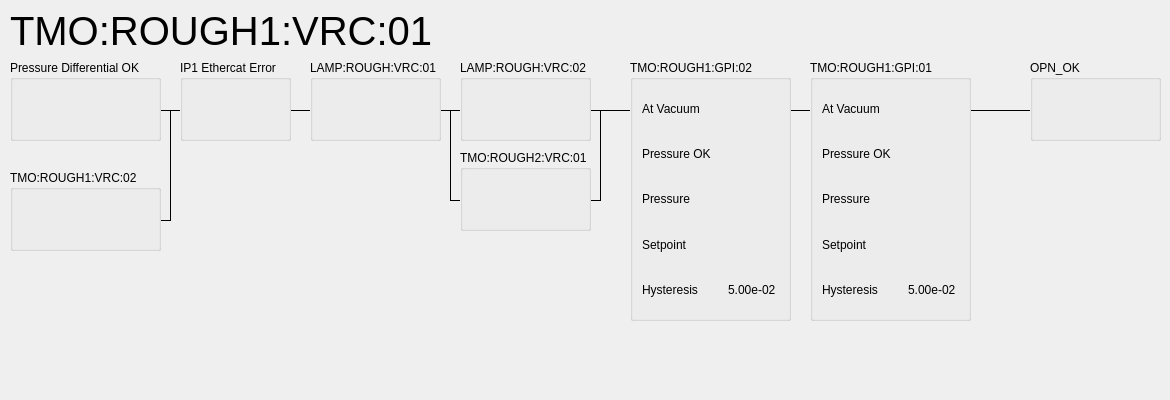
<?xml version="1.0" encoding="UTF-8"?>
<ui version="4.0">
 <class>Form</class>
 <widget class="QWidget" name="Form">
  <property name="geometry">
   <rect>
    <x>0</x>
    <y>0</y>
    <width>1170</width>
    <height>400</height>
   </rect>
  </property>
  <property name="windowTitle">
   <string>ROUGH:VRC:01 External Interlock</string>
  </property>
  <layout class="QVBoxLayout" name="verticalLayout">
   <property name="leftMargin">
    <number>0</number>
   </property>
   <property name="topMargin">
    <number>0</number>
   </property>
   <property name="rightMargin">
    <number>0</number>
   </property>
   <property name="bottomMargin">
    <number>0</number>
   </property>
   <item>
    <widget class="QScrollArea" name="scrollArea">
     <property name="frameShape">
      <enum>QFrame::NoFrame</enum>
     </property>
     <property name="sizeAdjustPolicy">
      <enum>QAbstractScrollArea::AdjustToContents</enum>
     </property>
     <property name="widgetResizable">
      <bool>false</bool>
     </property>
     <property name="alignment">
      <set>Qt::AlignLeading|Qt::AlignLeft|Qt::AlignTop</set>
     </property>
     <widget class="QWidget" name="scrollAreaWidgetContents">
      <property name="geometry">
       <rect>
        <x>0</x>
        <y>0</y>
        <width>1170</width>
        <height>400</height>
       </rect>
      </property>
      <property name="sizePolicy">
       <sizepolicy hsizetype="Expanding" vsizetype="Expanding">
        <horstretch>0</horstretch>
        <verstretch>0</verstretch>
       </sizepolicy>
      </property>
      <widget class="PyDMEmbeddedDisplay" name="PyDMEmbeddedDisplay">
       <property name="geometry">
        <rect>
         <x>10</x>
         <y>270</y>
         <width>541</width>
         <height>121</height>
        </rect>
       </property>
       <property name="toolTip">
        <string/>
       </property>
       <property name="lineWidth">
        <number>0</number>
       </property>
       <property name="filename" stdset="0">
        <string>/cds/group/pcds/epics-dev/screens/pydm/tmo_screens/vac_screens/interlock_screens/dif_pressure_ok.ui</string>
       </property>
      </widget>
      <widget class="QGroupBox" name="groupBox_2">
       <property name="geometry">
        <rect>
         <x>10</x>
         <y>170</y>
         <width>151</width>
         <height>81</height>
        </rect>
       </property>
       <property name="autoFillBackground">
        <bool>true</bool>
       </property>
       <property name="title">
        <string>TMO:ROUGH1:VRC:02</string>
       </property>
       <layout class="QVBoxLayout" name="verticalLayout_2">
        <item>
         <widget class="PyDMByteIndicator" name="PyDMByteIndicator_2">
          <property name="toolTip">
           <string/>
          </property>
          <property name="channel" stdset="0">
           <string>ca://TMO:ROUGH1:VRC:02:CLS_DI_RBV</string>
          </property>
          <property name="circles" stdset="0">
           <bool>true</bool>
          </property>
          <property name="labels" stdset="0">
           <stringlist>
            <string>CLS_DI</string>
           </stringlist>
          </property>
         </widget>
        </item>
       </layout>
      </widget>
      <widget class="QGroupBox" name="groupBox_5">
       <property name="geometry">
        <rect>
         <x>310</x>
         <y>60</y>
         <width>131</width>
         <height>81</height>
        </rect>
       </property>
       <property name="autoFillBackground">
        <bool>true</bool>
       </property>
       <property name="title">
        <string>LAMP:ROUGH:VRC:01</string>
       </property>
       <layout class="QVBoxLayout" name="verticalLayout_5">
        <item>
         <widget class="PyDMByteIndicator" name="PyDMByteIndicator_5">
          <property name="toolTip">
           <string/>
          </property>
          <property name="channel" stdset="0">
           <string>ca://LAMP:ROUGH:VRC:01:OPN_DI_RBV</string>
          </property>
          <property name="circles" stdset="0">
           <bool>true</bool>
          </property>
          <property name="labels" stdset="0">
           <stringlist>
            <string>OPN_DI</string>
           </stringlist>
          </property>
         </widget>
        </item>
       </layout>
      </widget>
      <widget class="Line" name="line_5">
       <property name="geometry">
        <rect>
         <x>160</x>
         <y>110</y>
         <width>20</width>
         <height>111</height>
        </rect>
       </property>
       <property name="frameShadow">
        <enum>QFrame::Plain</enum>
       </property>
       <property name="orientation">
        <enum>Qt::Vertical</enum>
       </property>
      </widget>
      <widget class="Line" name="line_9">
       <property name="geometry">
        <rect>
         <x>590</x>
         <y>110</y>
         <width>20</width>
         <height>91</height>
        </rect>
       </property>
       <property name="frameShadow">
        <enum>QFrame::Plain</enum>
       </property>
       <property name="orientation">
        <enum>Qt::Vertical</enum>
       </property>
      </widget>
      <widget class="QGroupBox" name="groupBox_7">
       <property name="geometry">
        <rect>
         <x>460</x>
         <y>150</y>
         <width>131</width>
         <height>81</height>
        </rect>
       </property>
       <property name="autoFillBackground">
        <bool>true</bool>
       </property>
       <property name="title">
        <string>TMO:ROUGH2:VRC:01</string>
       </property>
       <layout class="QVBoxLayout" name="verticalLayout_7">
        <item>
         <widget class="PyDMByteIndicator" name="PyDMByteIndicator_7">
          <property name="toolTip">
           <string/>
          </property>
          <property name="channel" stdset="0">
           <string>ca://TMO:ROUGH2:VRC:01:OPN_DI_RBV</string>
          </property>
          <property name="circles" stdset="0">
           <bool>true</bool>
          </property>
          <property name="labels" stdset="0">
           <stringlist>
            <string>OPN_DI</string>
           </stringlist>
          </property>
         </widget>
        </item>
       </layout>
      </widget>
      <widget class="QGroupBox" name="groupBox_6">
       <property name="geometry">
        <rect>
         <x>180</x>
         <y>60</y>
         <width>111</width>
         <height>81</height>
        </rect>
       </property>
       <property name="autoFillBackground">
        <bool>true</bool>
       </property>
       <property name="title">
        <string>IP1 Ethercat Error</string>
       </property>
       <layout class="QVBoxLayout" name="verticalLayout_6">
        <item>
         <widget class="PyDMByteIndicator" name="PyDMByteIndicator_6">
          <property name="toolTip">
           <string/>
          </property>
          <property name="channel" stdset="0">
           <string>ca://TMO:IP1:ENDSTATION:ETHERCAT_ERROR_RBV</string>
          </property>
          <property name="onColor" stdset="0">
           <color>
            <red>100</red>
            <green>100</green>
            <blue>100</blue>
           </color>
          </property>
          <property name="offColor" stdset="0">
           <color>
            <red>0</red>
            <green>255</green>
            <blue>0</blue>
           </color>
          </property>
          <property name="showLabels" stdset="0">
           <bool>false</bool>
          </property>
          <property name="circles" stdset="0">
           <bool>true</bool>
          </property>
          <property name="labels" stdset="0">
           <stringlist>
            <string>OK</string>
           </stringlist>
          </property>
         </widget>
        </item>
       </layout>
      </widget>
      <widget class="Line" name="line_7">
       <property name="geometry">
        <rect>
         <x>440</x>
         <y>110</y>
         <width>21</width>
         <height>91</height>
        </rect>
       </property>
       <property name="frameShadow">
        <enum>QFrame::Plain</enum>
       </property>
       <property name="orientation">
        <enum>Qt::Vertical</enum>
       </property>
      </widget>
      <widget class="QGroupBox" name="groupBox_8">
       <property name="geometry">
        <rect>
         <x>460</x>
         <y>60</y>
         <width>131</width>
         <height>81</height>
        </rect>
       </property>
       <property name="autoFillBackground">
        <bool>true</bool>
       </property>
       <property name="title">
        <string>LAMP:ROUGH:VRC:02</string>
       </property>
       <layout class="QVBoxLayout" name="verticalLayout_8">
        <item>
         <widget class="PyDMByteIndicator" name="PyDMByteIndicator_8">
          <property name="toolTip">
           <string/>
          </property>
          <property name="channel" stdset="0">
           <string>ca://LAMP:ROUGH:VRC:02:OPN_DI_RBV</string>
          </property>
          <property name="circles" stdset="0">
           <bool>true</bool>
          </property>
          <property name="labels" stdset="0">
           <stringlist>
            <string>OPN_DI</string>
           </stringlist>
          </property>
         </widget>
        </item>
       </layout>
      </widget>
      <widget class="Line" name="line_8">
       <property name="geometry">
        <rect>
         <x>450</x>
         <y>190</y>
         <width>151</width>
         <height>21</height>
        </rect>
       </property>
       <property name="frameShadow">
        <enum>QFrame::Plain</enum>
       </property>
       <property name="orientation">
        <enum>Qt::Horizontal</enum>
       </property>
      </widget>
      <widget class="Line" name="line_3">
       <property name="geometry">
        <rect>
         <x>30</x>
         <y>100</y>
         <width>1101</width>
         <height>20</height>
        </rect>
       </property>
       <property name="font">
        <font>
         <pointsize>9</pointsize>
         <weight>50</weight>
         <bold>false</bold>
        </font>
       </property>
       <property name="frameShadow">
        <enum>QFrame::Plain</enum>
       </property>
       <property name="lineWidth">
        <number>1</number>
       </property>
       <property name="orientation">
        <enum>Qt::Horizontal</enum>
       </property>
      </widget>
      <widget class="Line" name="line_4">
       <property name="geometry">
        <rect>
         <x>80</x>
         <y>210</y>
         <width>91</width>
         <height>20</height>
        </rect>
       </property>
       <property name="font">
        <font>
         <pointsize>9</pointsize>
         <weight>50</weight>
         <bold>false</bold>
        </font>
       </property>
       <property name="frameShadow">
        <enum>QFrame::Plain</enum>
       </property>
       <property name="lineWidth">
        <number>1</number>
       </property>
       <property name="orientation">
        <enum>Qt::Horizontal</enum>
       </property>
      </widget>
      <widget class="QLabel" name="label">
       <property name="geometry">
        <rect>
         <x>10</x>
         <y>10</y>
         <width>1111</width>
         <height>41</height>
        </rect>
       </property>
       <property name="font">
        <font>
         <pointsize>30</pointsize>
        </font>
       </property>
       <property name="text">
        <string>TMO:ROUGH1:VRC:01</string>
       </property>
       <property name="alignment">
        <set>Qt::AlignLeading|Qt::AlignLeft|Qt::AlignVCenter</set>
       </property>
      </widget>
      <widget class="QGroupBox" name="groupBox">
       <property name="geometry">
        <rect>
         <x>10</x>
         <y>60</y>
         <width>151</width>
         <height>81</height>
        </rect>
       </property>
       <property name="autoFillBackground">
        <bool>true</bool>
       </property>
       <property name="title">
        <string>Pressure Differential OK</string>
       </property>
       <layout class="QVBoxLayout" name="verticalLayout_3">
        <item>
         <widget class="PyDMByteIndicator" name="PyDMByteIndicator">
          <property name="toolTip">
           <string/>
          </property>
          <property name="channel" stdset="0">
           <string>calc://DifPressureOk?gpi_02_press=ca://TMO:ROUGH1:GPI:02:PRESS_RBV&amp;gpi_03_press=ca://TMO:ROUGH1:GPI:03:PRESS_RBV&amp;gpi_02_press_ok=ca://TMO:ROUGH1:GPI:02:PRESS_OK_RBV&amp;gpi_03_press_ok=ca://TMO:ROUGH1:GPI:03:PRESS_OK_RBV&amp;expr=(abs(gpi_02_press - gpi_03_press) &lt;= 0.1) and (gpi_02_press_ok and gpi_03_press_ok)</string>
          </property>
          <property name="showLabels" stdset="0">
           <bool>false</bool>
          </property>
          <property name="circles" stdset="0">
           <bool>true</bool>
          </property>
         </widget>
        </item>
       </layout>
      </widget>
      <widget class="QGroupBox" name="groupBox_9">
       <property name="geometry">
        <rect>
         <x>1030</x>
         <y>60</y>
         <width>131</width>
         <height>81</height>
        </rect>
       </property>
       <property name="autoFillBackground">
        <bool>true</bool>
       </property>
       <property name="title">
        <string>OPN_OK</string>
       </property>
       <layout class="QVBoxLayout" name="verticalLayout_9">
        <item>
         <widget class="PyDMByteIndicator" name="PyDMByteIndicator_9">
          <property name="toolTip">
           <string/>
          </property>
          <property name="channel" stdset="0">
           <string>ca://TMO:ROUGH1:VRC:01:OPN_OK_RBV</string>
          </property>
          <property name="showLabels" stdset="0">
           <bool>false</bool>
          </property>
          <property name="circles" stdset="0">
           <bool>true</bool>
          </property>
          <property name="labels" stdset="0">
           <stringlist>
            <string>OPN_DI</string>
           </stringlist>
          </property>
         </widget>
        </item>
       </layout>
      </widget>
      <widget class="QGroupBox" name="groupBox_3">
       <property name="geometry">
        <rect>
         <x>630</x>
         <y>60</y>
         <width>161</width>
         <height>261</height>
        </rect>
       </property>
       <property name="autoFillBackground">
        <bool>true</bool>
       </property>
       <property name="title">
        <string>TMO:ROUGH1:GPI:02</string>
       </property>
       <layout class="QVBoxLayout" name="verticalLayout_4">
        <item>
         <layout class="QGridLayout" name="gridLayout">
          <item row="2" column="0">
           <widget class="QLabel" name="label_3">
            <property name="text">
             <string>Pressure</string>
            </property>
           </widget>
          </item>
          <item row="4" column="0">
           <widget class="QLabel" name="label_7">
            <property name="text">
             <string>Hysteresis</string>
            </property>
           </widget>
          </item>
          <item row="4" column="1">
           <widget class="PyDMLabel" name="PyDMLabel_3">
            <property name="toolTip">
             <string/>
            </property>
            <property name="text">
             <string>5.00e-02</string>
            </property>
            <property name="channel" stdset="0">
             <string>ca://TMO:ROUGH1:VRC:01:AT_VAC_HYS_RBV</string>
            </property>
            <property name="displayFormat" stdset="0">
             <enum>PyDMLabel::Exponential</enum>
            </property>
           </widget>
          </item>
          <item row="3" column="0">
           <widget class="QLabel" name="label_4">
            <property name="text">
             <string>Setpoint</string>
            </property>
           </widget>
          </item>
          <item row="3" column="1">
           <widget class="PyDMLabel" name="PyDMLabel_2">
            <property name="toolTip">
             <string/>
            </property>
            <property name="channel" stdset="0">
             <string>ca://TMO:ROUGH1:VRC:01:AT_VAC_SP_RBV</string>
            </property>
            <property name="displayFormat" stdset="0">
             <enum>PyDMLabel::Exponential</enum>
            </property>
           </widget>
          </item>
          <item row="1" column="1">
           <widget class="PyDMByteIndicator" name="PyDMByteIndicator_3">
            <property name="maximumSize">
             <size>
              <width>16777215</width>
              <height>16777215</height>
             </size>
            </property>
            <property name="toolTip">
             <string/>
            </property>
            <property name="channel" stdset="0">
             <string>ca://TMO:ROUGH1:GPI:02:PRESS_OK_RBV</string>
            </property>
            <property name="showLabels" stdset="0">
             <bool>false</bool>
            </property>
            <property name="circles" stdset="0">
             <bool>true</bool>
            </property>
            <property name="labels" stdset="0">
             <stringlist>
              <string>Pressure OK</string>
             </stringlist>
            </property>
           </widget>
          </item>
          <item row="2" column="1">
           <widget class="PyDMLabel" name="PyDMLabel">
            <property name="toolTip">
             <string/>
            </property>
            <property name="channel" stdset="0">
             <string>ca://TMO:ROUGH1:GPI:02:PRESS_RBV</string>
            </property>
            <property name="displayFormat" stdset="0">
             <enum>PyDMLabel::Exponential</enum>
            </property>
           </widget>
          </item>
          <item row="0" column="1">
           <widget class="PyDMByteIndicator" name="PyDMByteIndicator_4">
            <property name="maximumSize">
             <size>
              <width>16777215</width>
              <height>16777215</height>
             </size>
            </property>
            <property name="toolTip">
             <string/>
            </property>
            <property name="layoutDirection">
             <enum>Qt::LeftToRight</enum>
            </property>
            <property name="channel" stdset="0">
             <string>calc://US_AT_VAC?AT_VAC=ca://TMO:ROUGH1:VRC:01:AT_VAC_RBV&amp;US_PRESS=ca://TMO:ROUGH1:GPI:02:PRESS_RBV&amp;US_PRESS_HYS=ca://TMO:ROUGH1:VRC:01:AT_VAC_HYS_RBV&amp;US_PRESS_OK=ca://TMO:ROUGH1:GPI:02:PRESS_OK_RBV&amp;expr=True if AT_VAC else (US_PRESS &lt; US_PRESS_HYS and US_PRESS_OK)</string>
            </property>
            <property name="showLabels" stdset="0">
             <bool>false</bool>
            </property>
            <property name="circles" stdset="0">
             <bool>true</bool>
            </property>
            <property name="labels" stdset="0">
             <stringlist>
              <string>At Vacuum   </string>
             </stringlist>
            </property>
           </widget>
          </item>
          <item row="1" column="0">
           <widget class="QLabel" name="label_10">
            <property name="minimumSize">
             <size>
              <width>80</width>
              <height>0</height>
             </size>
            </property>
            <property name="text">
             <string>Pressure OK</string>
            </property>
           </widget>
          </item>
          <item row="0" column="0">
           <widget class="QLabel" name="label_11">
            <property name="minimumSize">
             <size>
              <width>0</width>
              <height>0</height>
             </size>
            </property>
            <property name="text">
             <string>At Vacuum</string>
            </property>
           </widget>
          </item>
         </layout>
        </item>
       </layout>
      </widget>
      <widget class="QGroupBox" name="groupBox_4">
       <property name="geometry">
        <rect>
         <x>810</x>
         <y>60</y>
         <width>161</width>
         <height>261</height>
        </rect>
       </property>
       <property name="autoFillBackground">
        <bool>true</bool>
       </property>
       <property name="title">
        <string>TMO:ROUGH1:GPI:01</string>
       </property>
       <layout class="QVBoxLayout" name="verticalLayout_10">
        <item>
         <layout class="QGridLayout" name="gridLayout_2">
          <item row="2" column="1">
           <widget class="PyDMLabel" name="PyDMLabel_4">
            <property name="toolTip">
             <string/>
            </property>
            <property name="channel" stdset="0">
             <string>ca://TMO:ROUGH1:GPI:01:PRESS_RBV</string>
            </property>
            <property name="displayFormat" stdset="0">
             <enum>PyDMLabel::Exponential</enum>
            </property>
           </widget>
          </item>
          <item row="2" column="0">
           <widget class="QLabel" name="label_8">
            <property name="text">
             <string>Pressure</string>
            </property>
           </widget>
          </item>
          <item row="1" column="1">
           <widget class="PyDMByteIndicator" name="PyDMByteIndicator_10">
            <property name="maximumSize">
             <size>
              <width>16777215</width>
              <height>16777215</height>
             </size>
            </property>
            <property name="toolTip">
             <string/>
            </property>
            <property name="channel" stdset="0">
             <string>ca://TMO:ROUGH1:GPI:01:PRESS_OK_RBV</string>
            </property>
            <property name="showLabels" stdset="0">
             <bool>false</bool>
            </property>
            <property name="circles" stdset="0">
             <bool>true</bool>
            </property>
            <property name="labels" stdset="0">
             <stringlist>
              <string>Pressure OK</string>
             </stringlist>
            </property>
           </widget>
          </item>
          <item row="3" column="0">
           <widget class="QLabel" name="label_6">
            <property name="text">
             <string>Setpoint</string>
            </property>
           </widget>
          </item>
          <item row="3" column="1">
           <widget class="PyDMLabel" name="PyDMLabel_5">
            <property name="toolTip">
             <string/>
            </property>
            <property name="channel" stdset="0">
             <string>ca://TMO:ROUGH1:VRC:01:AT_VAC_SP_DS_RBV</string>
            </property>
            <property name="displayFormat" stdset="0">
             <enum>PyDMLabel::Exponential</enum>
            </property>
           </widget>
          </item>
          <item row="4" column="0">
           <widget class="QLabel" name="label_9">
            <property name="text">
             <string>Hysteresis</string>
            </property>
           </widget>
          </item>
          <item row="4" column="1">
           <widget class="PyDMLabel" name="PyDMLabel_6">
            <property name="toolTip">
             <string/>
            </property>
            <property name="text">
             <string>5.00e-02</string>
            </property>
            <property name="channel" stdset="0">
             <string>ca://TMO:ROUGH1:VRC:01:AT_VAC_HYS_DS_RBV</string>
            </property>
            <property name="displayFormat" stdset="0">
             <enum>PyDMLabel::Exponential</enum>
            </property>
           </widget>
          </item>
          <item row="0" column="1">
           <widget class="PyDMByteIndicator" name="PyDMByteIndicator_11">
            <property name="maximumSize">
             <size>
              <width>16777215</width>
              <height>16777215</height>
             </size>
            </property>
            <property name="toolTip">
             <string/>
            </property>
            <property name="channel" stdset="0">
             <string>calc://DS_AT_VAC?AT_VAC=ca://TMO:ROUGH1:VRC:01:AT_VAC_RBV&amp;US_PRESS=ca://TMO:ROUGH1:GPI:01:PRESS_RBV&amp;DS_PRESS_HYS=ca://TMO:ROUGH1:VRC:01:AT_VAC_HYS_DS_RBV&amp;DS_PRESS_OK=ca://TMO:ROUGH1:GPI:01:PRESS_OK_RBV&amp;expr=True if AT_VAC else (US_PRESS &lt; DS_PRESS_HYS and DS_PRESS_OK)</string>
            </property>
            <property name="orientation" stdset="0">
             <enum>Qt::Vertical</enum>
            </property>
            <property name="showLabels" stdset="0">
             <bool>false</bool>
            </property>
            <property name="circles" stdset="0">
             <bool>true</bool>
            </property>
            <property name="labelPosition" stdset="0">
             <enum>QTabWidget::East</enum>
            </property>
            <property name="labels" stdset="0">
             <stringlist>
              <string>At Vacuum   </string>
             </stringlist>
            </property>
           </widget>
          </item>
          <item row="0" column="0">
           <widget class="QLabel" name="label_12">
            <property name="minimumSize">
             <size>
              <width>0</width>
              <height>0</height>
             </size>
            </property>
            <property name="text">
             <string>At Vacuum</string>
            </property>
           </widget>
          </item>
          <item row="1" column="0">
           <widget class="QLabel" name="label_13">
            <property name="minimumSize">
             <size>
              <width>80</width>
              <height>0</height>
             </size>
            </property>
            <property name="text">
             <string>Pressure OK</string>
            </property>
           </widget>
          </item>
         </layout>
        </item>
       </layout>
      </widget>
      <zorder>line_4</zorder>
      <zorder>line_5</zorder>
      <zorder>line_8</zorder>
      <zorder>line_3</zorder>
      <zorder>PyDMEmbeddedDisplay</zorder>
      <zorder>groupBox_2</zorder>
      <zorder>groupBox_5</zorder>
      <zorder>line_9</zorder>
      <zorder>groupBox_7</zorder>
      <zorder>groupBox_6</zorder>
      <zorder>line_7</zorder>
      <zorder>groupBox_8</zorder>
      <zorder>label</zorder>
      <zorder>groupBox</zorder>
      <zorder>groupBox_9</zorder>
      <zorder>groupBox_3</zorder>
      <zorder>groupBox_4</zorder>
     </widget>
    </widget>
   </item>
  </layout>
 </widget>
 <customwidgets>
  <customwidget>
   <class>PyDMLabel</class>
   <extends>QLabel</extends>
   <header>pydm.widgets.label</header>
  </customwidget>
  <customwidget>
   <class>PyDMByteIndicator</class>
   <extends>QWidget</extends>
   <header>pydm.widgets.byte</header>
  </customwidget>
  <customwidget>
   <class>PyDMEmbeddedDisplay</class>
   <extends>QFrame</extends>
   <header>pydm.widgets.embedded_display</header>
  </customwidget>
 </customwidgets>
 <resources/>
 <connections/>
</ui>
